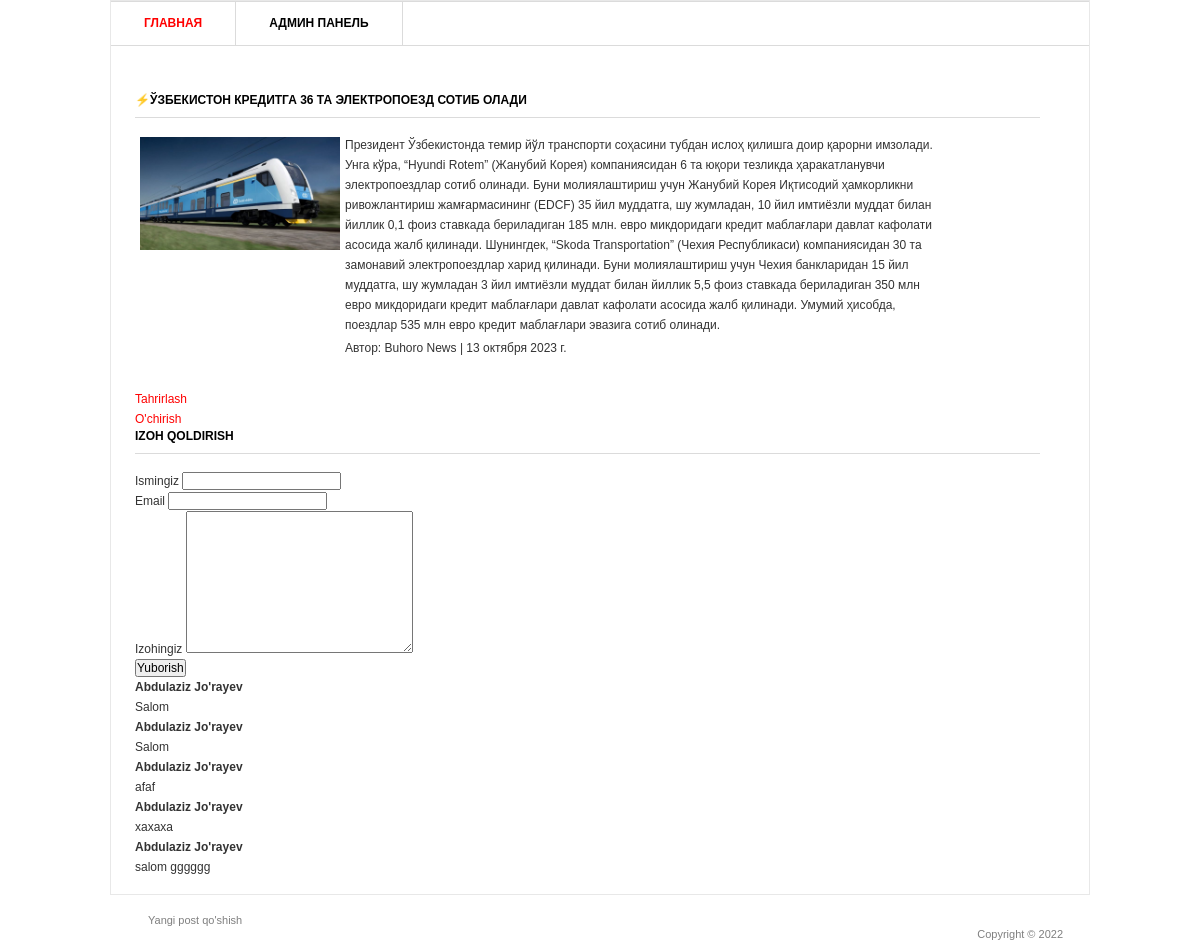
/26/, run on the app's committed database.
### blog/models.py (models this page shows, shortened)
class Post(models.Model):
    title = models.CharField('Sarlavha', max_length=200)
    tixt = models.TextField('Matni')
    author = models.CharField('Avtor', max_length=50)
    date = models.DateField('Vaqti')
    img = models.ImageField('Rasm', upload_to='image/', blank=True)
    class Meta:
        verbose_name = 'Post'
        verbose_name_plural = 'Postlar'

class Comments(models.Model):
    post = models.ForeignKey(Post, on_delete=models.CASCADE)
    name = models.CharField('Ism', max_length=50)
    email = models.EmailField()
    text_comment = models.TextField('Izoy')
    class Meta:
        verbose_name = 'Izoh'
        verbose_name_plural = 'Izohlar'

### blog/views.py (the view)
# urls.py: path('<int:pk>/', PostDetail.as_view(), name='post_detail'),
class PostDetail(View):
    def get(self, request, pk):
        post = Post.objects.get(id=pk)
        return render(request, 'post_detail.html', {"post": post})

### templates/post_detail.html (shortened to what this page needs)
{% extends 'base.html' %}
{% block content %}
<div id="main">
    <div id="content" class="left">
        <div class="projects">
            <h3>{{ post.title }}</h3>
            <div class="item">
                <div class="image left">
                    {% if post.img %}
                    <a href="#"><img src="{{ post.img.url }}" alt="" width="200"/></a>
                    {% endif %}
                </div>
                <div class="text left">
                    <p>{{ post.tixt }}</p>
                    <p>Автор: {{ post.author }} | {{ post.date }}</p>
                </div>
            </div>
            <p>
                <a href="{% url 'post_edit' post.pk %}">Tahrirlash</a>
            </p>
            <p>
                <a href="{% url 'post_delete' post.pk %}">O'chirish</a>
            </p>
            <div class="form_comment">
                <h3>Izoh Qoldirish</h3>
                <div class="">
                    <form action="{% url 'add_comment' post.id %}" method="post">
                        <div class="">
                            <label for="">Ismingiz</label>
                            <input type="text" name="name" required>
                        </div>
                        <div class="">
                            <label for="">Email</label>
                            <input type="email" name="email">
                        </div>
                        <div class="">
                            <label for="">Izohingiz</label>
                            <textarea name="text_comment" id="" cols="30" rows="10"></textarea>
                        </div>
                        <div class="">
                            <input type="submit" value="Yuborish">
                        </div>
                    </form>
                </div>
                <div class="">
                    {% for comment in post.comments_set.all %}
                    <div class="">
                        <h4>{{ comment.name }}</h4>
                        <p>{{ comment.text_comment }}</p>
                    </div>
                    {% endfor %}
                </div>
            </div>
        </div>
    </div>
</div>
{% endblock content %}

### static/css/style.css (style rules this page uses)
* { margin: 0; padding: 0; outline:0; }
body { font-size: 12px; line-height: 20px; font-family: Georgia, Arial, Helvetica, Sans-Serif; color: #333; background: url() repeat 0 0; }
a { color: #ff0000; text-decoration: none; cursor:pointer; }
a img { border: 0; }
input, textarea, select { font-family: Arial, Helvetica, sans-serif; font-size:12px; }
textarea { overflow:auto; }
.left, .alignleft { float: left; display: inline; }
#main { width: 932px; padding: 37px 24px 17px 24px; }
#main h3 { font-size: 12px; line-height: 15px; color: #000; text-transform: uppercase; border-bottom: 1px solid #dbdbdb; padding: 0 0 9px 0; }
#content { width: 905px; }
.projects { padding: 10px 0 0 0; }
.projects h3 { margin: 0 0 17px 0; }
.projects .item { margin: 0 0 28px 0; }
.projects .image { width: 183px; height: 111px; border: 0px solid #dbdbdb; padding: 2px; margin: 0 20px 0 3px; }
.projects .text { width: 600px; }
.projects .text p { padding: 0 0 3px 0; }

### data on the page
Post: title "⚡️ЎЗБЕКИСТОН КРЕДИТГА 36 ТА ЭЛЕКТРОПОЕЗД СОТИБ ОЛАДИ", img (picture), tixt "Президент Ўзбекистонда темир йўл транспорти соҳасини тубдан ислоҳ қилишга доир қарорни имзолади. Унга кўра, “Hyundi Rotem” (Жанубий Корея) компаниясидан 6 та юқори тезликда ҳаракатланувчи электропоездлар сотиб олинади. Буни молиялаштириш учун Жанубий Корея Иқтисодий ҳамкорликни ривожлантириш жамғармасининг (EDCF) 35 йил муддатга, шу жумладан, 10 йил имтиёзли муддат билан йиллик 0,1 фоиз ставкада бериладиган 185 млн. евро микдоридаги кредит маблағлари давлат кафолати асосида жалб қилинади. Шунингдек, “Skoda Transportation” (Чехия Республикаси) компаниясидан 30 та замонавий электропоездлар харид қилинади. Буни молиялаштириш учун Чехия банкларидан 15 йил муддатга, шу жумладан 3 йил имтиёзли…", author "Buhoro News", date "13 октября 2023 г."
Comments: name "Abdulaziz Jo'rayev", text_comment "Salom"
Comments: name "Abdulaziz Jo'rayev", text_comment "Salom"
Comments: name "Abdulaziz Jo'rayev", text_comment "afaf"
Comments: name "Abdulaziz Jo'rayev", text_comment "xaxaxa"
Comments: name "Abdulaziz Jo'rayev", text_comment "salom gggggg"
